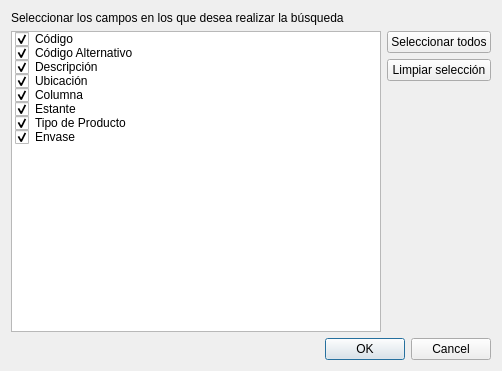
<?xml version="1.0" encoding="UTF-8"?>
<ui version="4.0">
 <class>diagadvsearch</class>
 <widget class="QDialog" name="diagadvsearch">
  <property name="geometry">
   <rect>
    <x>0</x>
    <y>0</y>
    <width>502</width>
    <height>371</height>
   </rect>
  </property>
  <property name="windowTitle">
   <string>Opciones de Búsqueda</string>
  </property>
  <layout class="QVBoxLayout" name="verticalLayout_2">
   <item>
    <widget class="QLabel" name="label">
     <property name="text">
      <string>Seleccionar los campos en los que desea realizar la búsqueda</string>
     </property>
    </widget>
   </item>
   <item>
    <layout class="QHBoxLayout" name="horizontalLayout">
     <item>
      <widget class="QListWidget" name="listWidget">
       <item>
        <property name="text">
         <string>Código</string>
        </property>
        <property name="checkState">
         <enum>Checked</enum>
        </property>
        <property name="flags">
         <set>ItemIsUserCheckable|ItemIsEnabled</set>
        </property>
       </item>
       <item>
        <property name="text">
         <string>Código Alternativo</string>
        </property>
        <property name="checkState">
         <enum>Checked</enum>
        </property>
       </item>
       <item>
        <property name="text">
         <string>Descripción</string>
        </property>
        <property name="checkState">
         <enum>Checked</enum>
        </property>
       </item>
       <item>
        <property name="text">
         <string>Ubicación</string>
        </property>
        <property name="checkState">
         <enum>Checked</enum>
        </property>
       </item>
       <item>
        <property name="text">
         <string>Columna</string>
        </property>
        <property name="checkState">
         <enum>Checked</enum>
        </property>
       </item>
       <item>
        <property name="text">
         <string>Estante</string>
        </property>
        <property name="checkState">
         <enum>Checked</enum>
        </property>
       </item>
       <item>
        <property name="text">
         <string>Tipo de Producto</string>
        </property>
        <property name="checkState">
         <enum>Checked</enum>
        </property>
       </item>
       <item>
        <property name="text">
         <string>Envase</string>
        </property>
        <property name="checkState">
         <enum>Checked</enum>
        </property>
       </item>
      </widget>
     </item>
     <item>
      <layout class="QVBoxLayout" name="verticalLayout">
       <item>
        <widget class="QPushButton" name="pbSellAll">
         <property name="text">
          <string>Seleccionar todos</string>
         </property>
        </widget>
       </item>
       <item>
        <widget class="QPushButton" name="pbSellNone">
         <property name="text">
          <string>Limpiar selección</string>
         </property>
        </widget>
       </item>
       <item>
        <spacer name="verticalSpacer">
         <property name="orientation">
          <enum>Qt::Vertical</enum>
         </property>
         <property name="sizeHint" stdset="0">
          <size>
           <width>20</width>
           <height>40</height>
          </size>
         </property>
        </spacer>
       </item>
      </layout>
     </item>
    </layout>
   </item>
   <item>
    <widget class="QDialogButtonBox" name="buttonBox">
     <property name="orientation">
      <enum>Qt::Horizontal</enum>
     </property>
     <property name="standardButtons">
      <set>QDialogButtonBox::Cancel|QDialogButtonBox::Ok</set>
     </property>
    </widget>
   </item>
  </layout>
 </widget>
 <resources/>
 <connections>
  <connection>
   <sender>buttonBox</sender>
   <signal>accepted()</signal>
   <receiver>diagadvsearch</receiver>
   <slot>accept()</slot>
   <hints>
    <hint type="sourcelabel">
     <x>248</x>
     <y>254</y>
    </hint>
    <hint type="destinationlabel">
     <x>157</x>
     <y>274</y>
    </hint>
   </hints>
  </connection>
  <connection>
   <sender>buttonBox</sender>
   <signal>rejected()</signal>
   <receiver>diagadvsearch</receiver>
   <slot>reject()</slot>
   <hints>
    <hint type="sourcelabel">
     <x>316</x>
     <y>260</y>
    </hint>
    <hint type="destinationlabel">
     <x>286</x>
     <y>274</y>
    </hint>
   </hints>
  </connection>
 </connections>
</ui>
